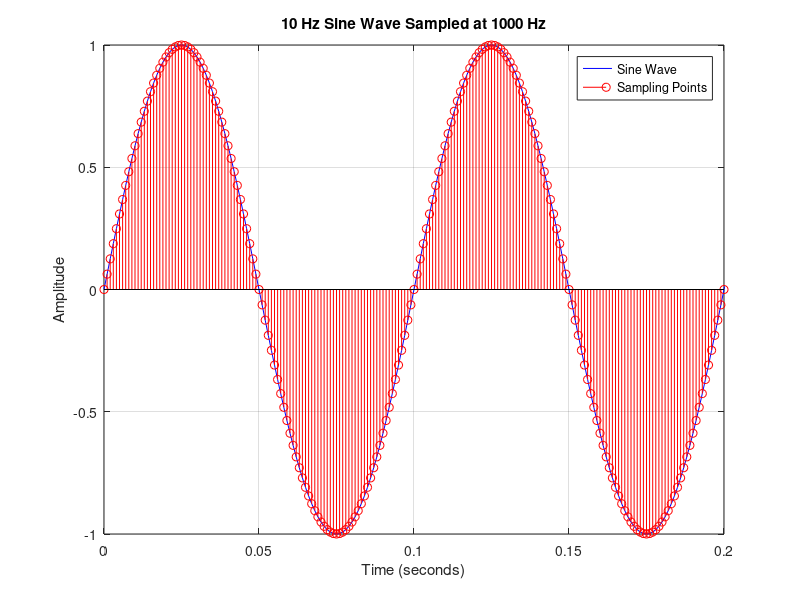

The MATLAB source for this figure:
clc; clear all;
 
f = 10;              
fs = 1000;           
duration = 1;        
t = 0:1/fs:duration;
x = sin(2*pi*f*t);
 
figure;
plot(t, x, 'b');       
hold on;
stem(t, x, 'r'); 
title('10 Hz Sine Wave Sampled at 1000 Hz');
xlabel('Time (seconds)');
ylabel('Amplitude');
legend('Sine Wave', 'Sampling Points');
grid on;
xlim([0 0.2]);  % Optional: zoom into the first 0.2 seconds for clarity